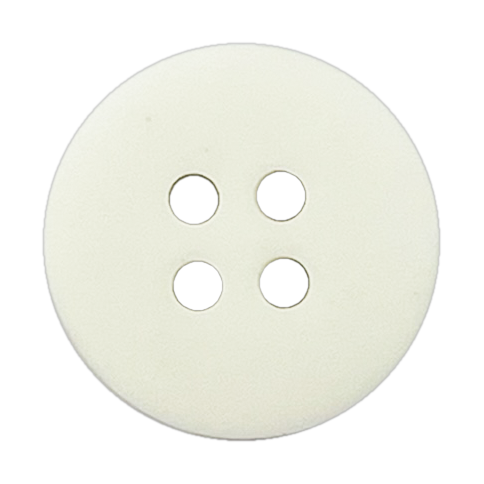
#> input picture docs/imagens/10116_C001_verso.png, 484 x 484 px; its folder holds only this picture in this run
$ python pastilhas_arrum.py
#> lines starting #> are read from the running program, lines starting #| are printed output that depends on the picture
import os
from PIL import Image

# Path to the folder containing pastilha images
IMG_DIR = "imagens"  # Change to your pastilhas image path if different

def center_image(image_path):
#> called with image_path = 'docs/imagens/10116_C001_verso.png'
    try:
        with Image.open(image_path) as img:
#> img is the input picture: PIL image 484x484 RGBA; mean R, G, B, A 115.6, 116.3, 108.8, 126.1
            img = img.convert("RGBA")

            # Find bounding box of non-transparent content
            bbox = img.getbbox()
#> bbox = (41, 41, 442, 443)
            if not bbox:
                return  # Empty image

            # Crop tightly to the content
            cropped = img.crop(bbox)
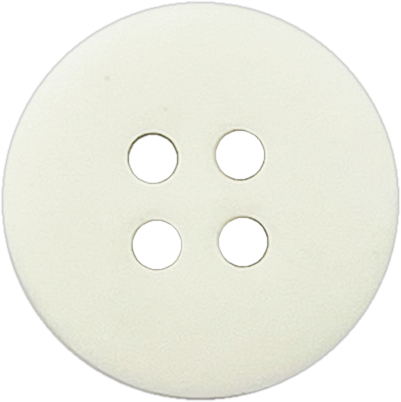
#> cropped: PIL image 401x402 RGBA; mean R, G, B, A 168, 168.9, 158.2, 183.2; transparent parts drawn white

            # Create a new square canvas based on the largest dimension
            w, h = cropped.size
#> w = 401; h = 402
            max_dim = max(w, h)
#> max_dim = 402

            # Create transparent canvas with extra padding (10%)
            padding = int(max_dim * 0.1)
#> padding = 40
            canvas_size = max_dim + (padding * 2)
#> canvas_size = 482

            new_img = Image.new("RGBA", (canvas_size, canvas_size), (0, 0, 0, 0))
#> new_img: PIL image 482x482 RGBA; every value is 0

            # Paste the cropped content right in the center
            paste_x = (canvas_size - w) // 2
#> paste_x = 40
            paste_y = (canvas_size - h) // 2
#> paste_y = 40
            new_img.paste(cropped, (paste_x, paste_y), cropped)

            # Save over the original file
            new_img.save(image_path, "PNG")
            print(f"Centered: {image_path}")

    except Exception as e:
        print(f"Error processing {image_path}: {e}")

# Process all PNGs in directory
for root, _, files in os.walk(IMG_DIR):
    for file in files:
        if file.lower().endswith(".png"):
            center_image(os.path.join(root, file))

$ run again, on docs/imagens/10132_C001_2F_lat.png
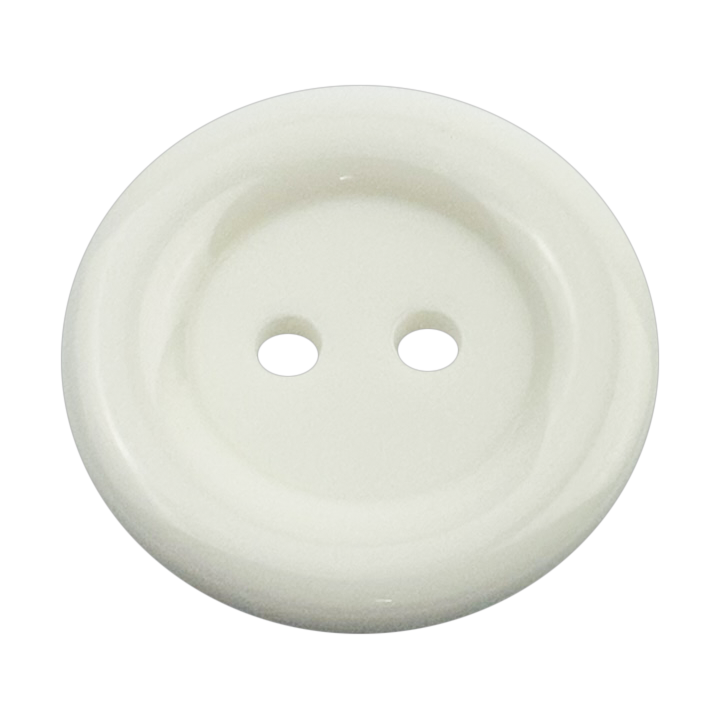
#> input picture docs/imagens/10132_C001_2F_lat.png, 720 x 720 px
#> in center_image, img is the input picture: PIL image 720x720 RGBA; mean R, G, B, A 106.9, 107.7, 102, 124.4
#> bbox = (60, 84, 660, 635)
#> in center_image, `cropped = img.crop(bbox)`:
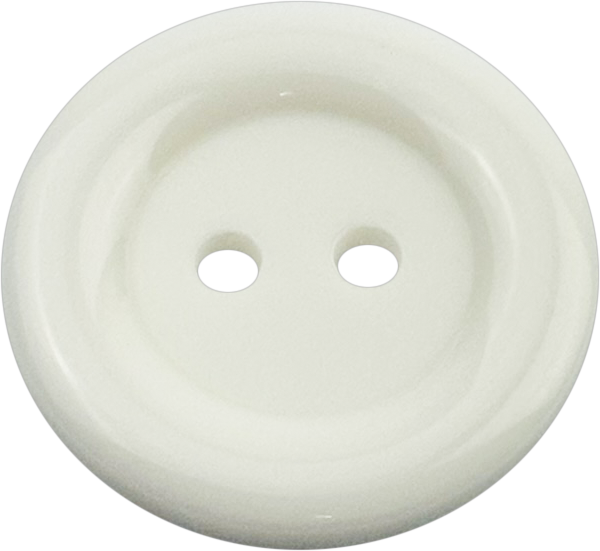
#> cropped: PIL image 600x551 RGBA; mean R, G, B, A 167.6, 168.8, 160, 195.1; transparent parts drawn white

$ run again, on docs/imagens/10134_C001_4F.png
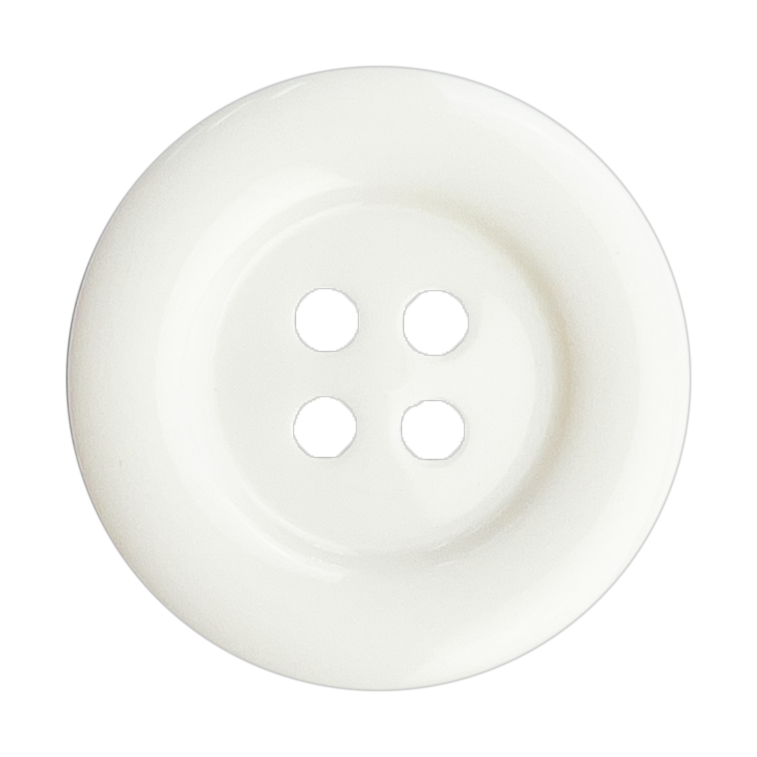
#> input picture docs/imagens/10134_C001_4F.png, 757 x 757 px
#> in center_image, img is the input picture: PIL image 757x757 RGBA; mean R, G, B, A 121.5, 121.8, 118.6, 130.3
#> bbox = (64, 64, 693, 693)
#> in center_image, `cropped = img.crop(bbox)`:
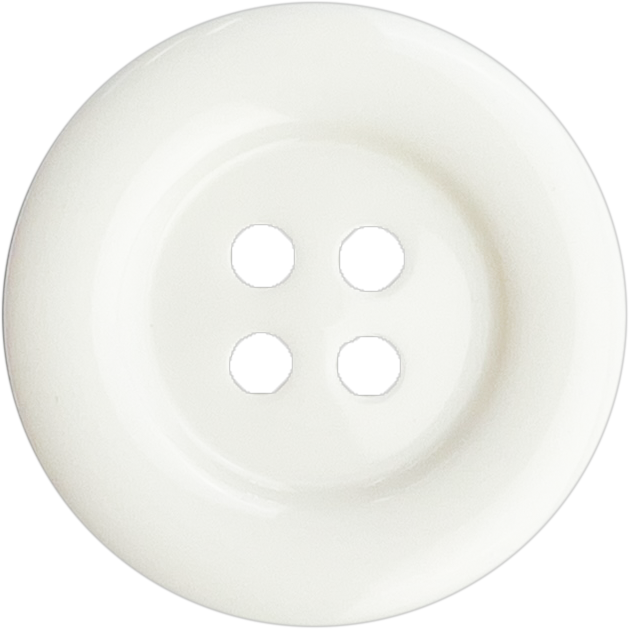
#> cropped: PIL image 629x629 RGBA; mean R, G, B, A 176, 176.3, 171.8, 188.7; transparent parts drawn white

$ run again, on docs/imagens/10139_C1000_2F.png
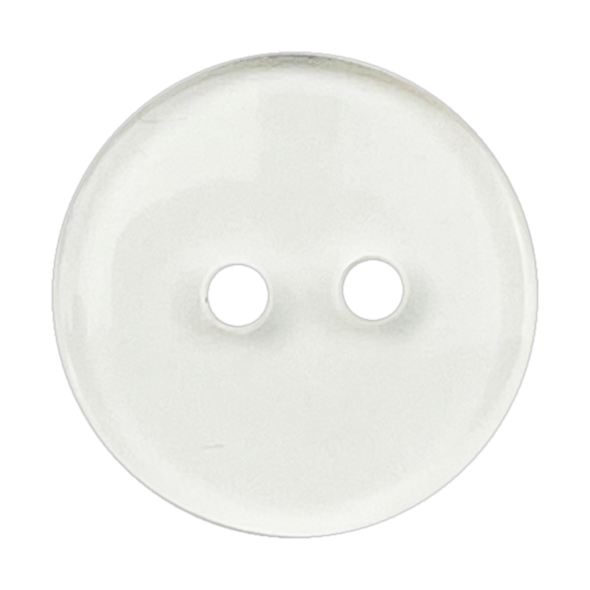
#> input picture docs/imagens/10139_C1000_2F.png, 590 x 590 px
#> in center_image, img is the input picture: PIL image 590x590 RGBA; mean R, G, B, A 119.8, 120.4, 117.5, 130.9
#> bbox = (50, 50, 540, 540)
#> in center_image, `cropped = img.crop(bbox)`:
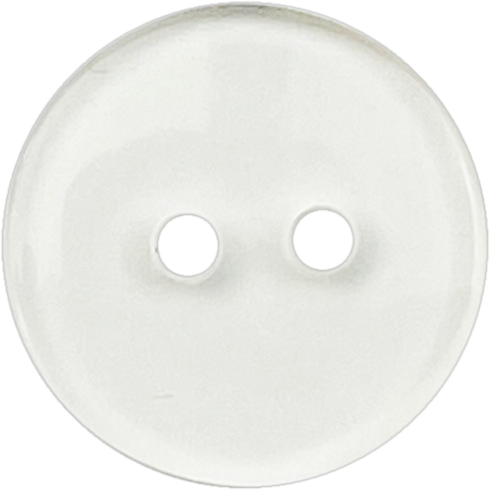
#> cropped: PIL image 490x490 RGBA; mean R, G, B, A 173.7, 174.5, 170.4, 189.7; transparent parts drawn white

$ run again, on docs/imagens/10130_C824_4F.png
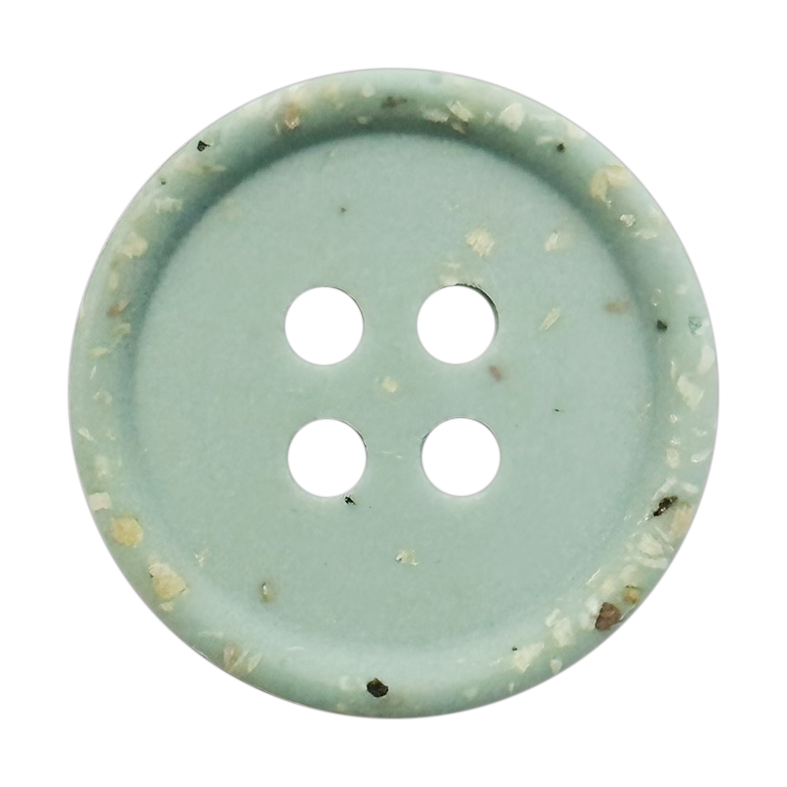
#> input picture docs/imagens/10130_C824_4F.png, 787 x 787 px
#> in center_image, img is the input picture: PIL image 787x787 RGBA; mean R, G, B, A 82.9, 92.9, 83.9, 128.4
#> bbox = (66, 66, 721, 721)
#> in center_image, `cropped = img.crop(bbox)`:
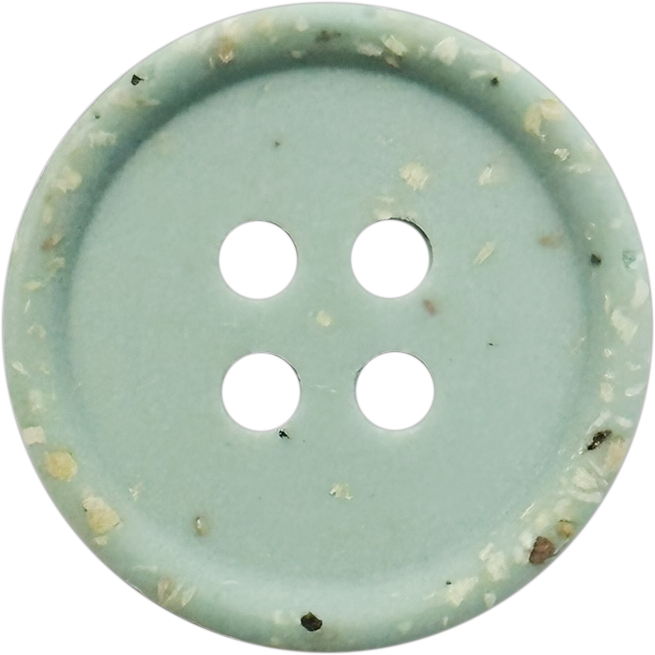
#> cropped: PIL image 655x655 RGBA; mean R, G, B, A 119.6, 134.1, 121.1, 185.3; transparent parts drawn white
